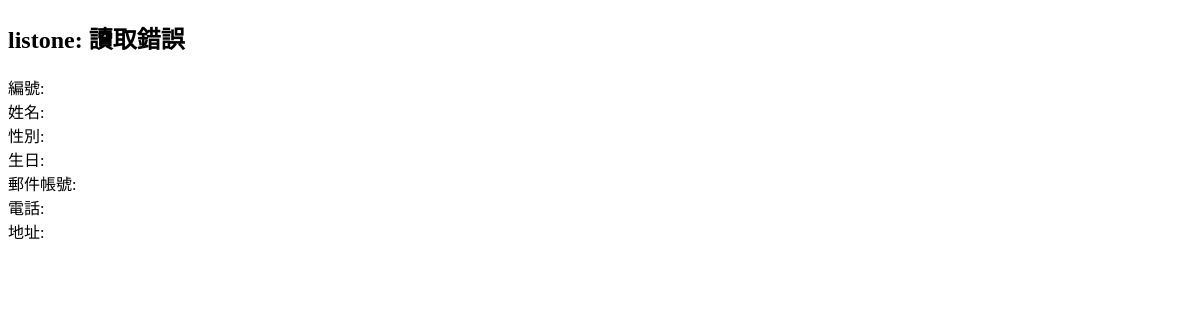
Before: /listone/ with the older database file.
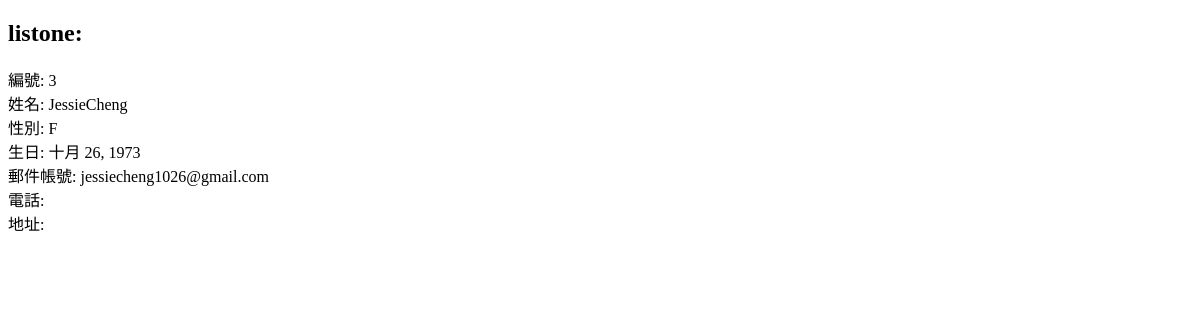
After: the same page with the newer database file.
### myapp1/models.py (models this page shows)
class student(models.Model): # added by Arnold 2020-09-17
	cName = models.CharField(max_length=20, null=False)
	cSex = models.CharField(max_length=2, default='M', null=False)
	cBirthday = models.DateField(null=False)
	cEmail = models.EmailField(max_length=100, blank=True, default='')
	cPhone = models.CharField(max_length=50, blank=True, default='')
	cAddr = models.CharField(max_length=255, blank=True, default='')

### myapp1/views.py (the view)
# urls.py: path('listone/', listone), # added by Arnold 2020-09-17
def listone(request): #added by Arnold on 2020-09-17
	try:
		unit = student.objects.get(cName='JessieCheng')
	except:
		errormessage = '讀取錯誤'
	return render(request, "listone.html", locals())

### templates/listone.html (shortened to what this page needs)
<!DOCTYPE html>
<html>
<head>
</head>
<body>
	<h2>listone: {{errormessage}} </h2>
	編號: {{unit.id}} <br />
	姓名: {{unit.cName}} <br />
	性別: {{unit.cSex}} <br />
	生日: {{unit.cBirthday}} <br />
	郵件帳號: {{unit.cEmail}} <br />
	電話: {{unit.cPhone}} <br />
	地址: {{unit.cAddr}} <br />
</body>
</html>

Changed rows visible on the page:
added student: id "3", cName "JessieCheng", cSex "F", cBirthday "十月 26, 1973", cEmail "jessiecheng1026@gmail.com"
Other visible differences:
{{ errormessage }}: "讀取錯誤" → (not shown)
